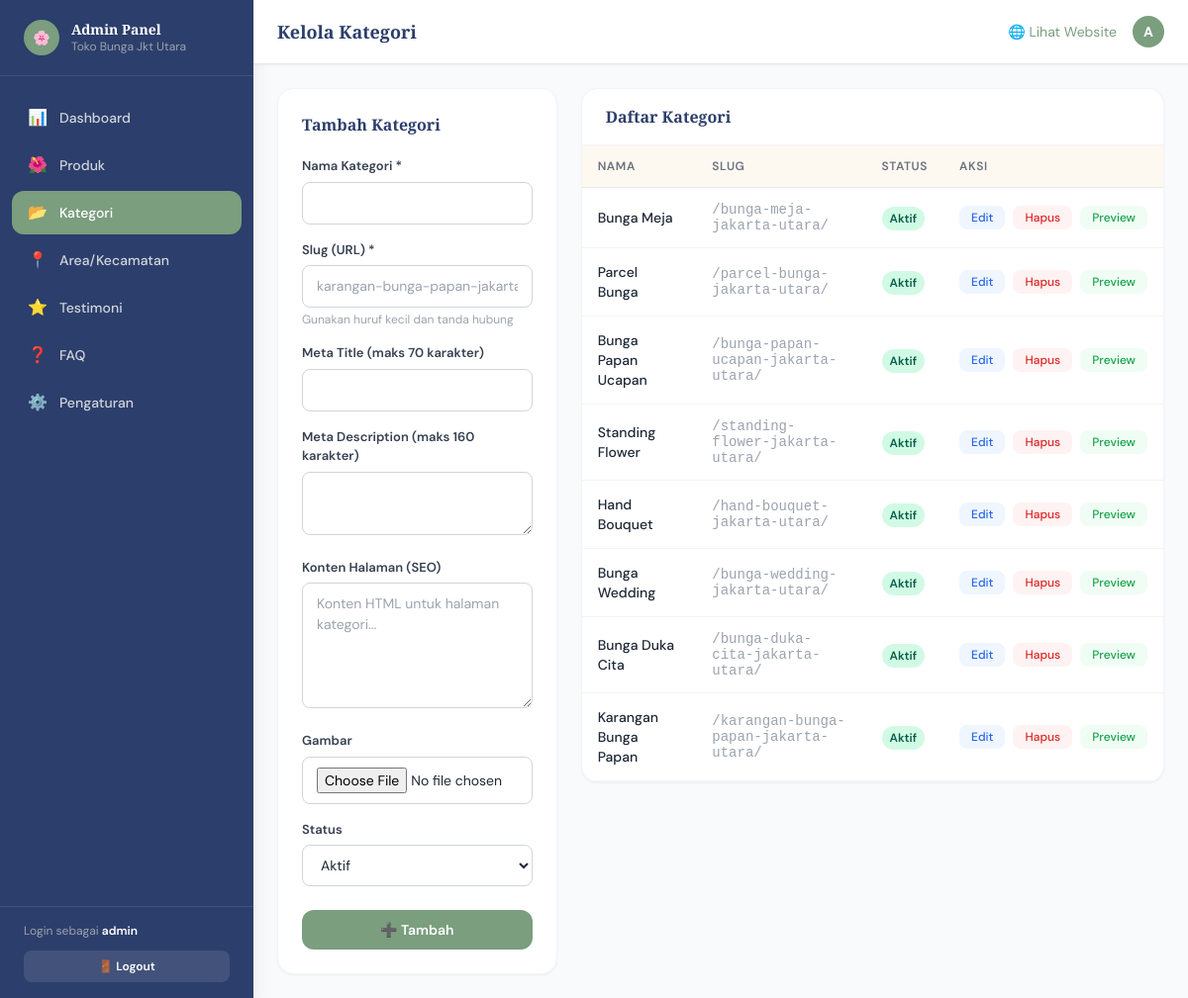
The page /admin/?page=categories (signed in) on the database its author committed.
### tables this page shows
CREATE TABLE `categories` (
  `id` int(11) NOT NULL AUTO_INCREMENT,
  `name` varchar(100) NOT NULL,
  `slug` varchar(150) NOT NULL,
  `image` varchar(255) DEFAULT NULL,
  `icon` varchar(100) DEFAULT NULL,
  `meta_title` varchar(70) DEFAULT NULL,
  `meta_description` varchar(160) DEFAULT NULL,
  `content` longtext DEFAULT NULL,
  `status` enum('active','inactive') DEFAULT 'active',
  `created_at` timestamp NOT NULL DEFAULT current_timestamp(),
  PRIMARY KEY (`id`),
  UNIQUE KEY `slug` (`slug`)
);

### admin/includes/auth.php (called while the page is built, shortened)
<?php
require_once(__DIR__ . '/../../includes/config.php');
function adminUser(): string {
    return $_SESSION['admin_user'] ?? 'Admin';
}

### includes/config.php (called while the page is built, shortened)
<?php
function db(): PDO {
    static $pdo = null;
    if ($pdo === null) {
        $dsn = "mysql:host=" . DB_HOST . ";dbname=" . DB_NAME . ";charset=" . DB_CHARSET;
        try {
            $pdo = new PDO($dsn, DB_USER, DB_PASS, [
                PDO::ATTR_ERRMODE            => PDO::ERRMODE_EXCEPTION,
                PDO::ATTR_DEFAULT_FETCH_MODE => PDO::FETCH_ASSOC,
                PDO::ATTR_EMULATE_PREPARES   => false,
            ]);
        } catch (PDOException $e) {
            die('<div style="font-family:sans-serif;padding:20px;background:#fee;border:1px solid #f00;border-radius:8px;margin:20px;">
                <strong>Database Error:</strong> ' . htmlspecialchars($e->getMessage()) . '
                </div>');
        }
    }
    return $pdo;
}
function e(string $str): string {
    return htmlspecialchars($str, ENT_QUOTES, 'UTF-8');
}

### admin/pages/categories.php (the view, shortened to what this page needs)
<?php
$page_title   = 'Kelola Kategori';
$current_page = 'categories';
$edit   = null;
$rows = db()->query("SELECT * FROM categories ORDER BY id DESC")->fetchAll();
require __DIR__ . '/../includes/header.php';
?>
<div class="grid lg:grid-cols-3 gap-6">
  <div class="lg:col-span-1">
    <div class="bg-white rounded-2xl p-6 border border-gray-100 shadow-sm sticky top-20">
      <h2 class="font-serif font-semibold text-navy text-base mb-5"><?= $edit ? 'Edit Kategori' : 'Tambah Kategori' ?></h2>
      <form method="POST" enctype="multipart/form-data" class="space-y-4">
        <div><label class="form-label">Nama Kategori *</label><input type="text" name="name" required class="form-input" value="<?= e($edit['name'] ?? '') ?>"></div>
        <div>
          <label class="form-label">Slug (URL) *</label>
          <input type="text" name="slug" required class="form-input" value="<?= e($edit['slug'] ?? '') ?>" placeholder="karangan-bunga-papan-jakarta-utara">
          <p class="text-xs text-gray-400 mt-1">Gunakan huruf kecil dan tanda hubung</p>
        </div>
        <div><label class="form-label">Meta Title (maks 70 karakter)</label><input type="text" name="meta_title" maxlength="70" class="form-input" value="<?= e($edit['meta_title'] ?? '') ?>"></div>
        <div><label class="form-label">Meta Description (maks 160 karakter)</label><textarea name="meta_description" rows="2" maxlength="160" class="form-textarea"><?= e($edit['meta_description'] ?? '') ?></textarea></div>
        <div><label class="form-label">Konten Halaman (SEO)</label><textarea name="content" rows="5" class="form-textarea" placeholder="Konten HTML untuk halaman kategori..."><?= htmlspecialchars($edit['content'] ?? '') ?></textarea></div>
        <div>
          <label class="form-label">Gambar</label>
          <input type="file" name="image" accept="image/*" class="form-input text-sm">
        </div>
        <div>
          <label class="form-label">Status</label>
          <select name="status" class="form-select">
            <option value="active"   <?= ($edit['status'] ?? 'active') === 'active'   ? 'selected' : '' ?>>Aktif</option>
          </select>
        </div>
        <div class="flex gap-3 pt-2">
          <button type="submit" class="flex-1 bg-sage hover:bg-sage-dark text-white font-semibold py-2.5 rounded-xl transition text-sm"><?= $edit ? '💾 Simpan' : '➕ Tambah' ?></button>
        </div>
      </form>
    </div>
  </div>
  <div class="lg:col-span-2">
    <div class="bg-white rounded-2xl border border-gray-100 shadow-sm overflow-hidden">
      <div class="px-6 py-4 border-b border-gray-100"><h2 class="font-serif font-semibold text-navy text-base">Daftar Kategori</h2></div>
      <table class="w-full data-table">
        <thead><tr><th>Nama</th><th>Slug</th><th>Status</th><th>Aksi</th></tr></thead>
        <tbody>
          <?php foreach ($rows as $r): ?>
          <tr>
            <td class="font-medium text-sm"><?= e($r['name']) ?></td>
            <td class="text-xs text-gray-400 font-mono">/<?= e($r['slug']) ?>/</td>
            <td><span class="px-2 py-1 rounded-full text-xs font-semibold <?= $r['status']==='active' ? 'badge-active' : 'badge-inactive' ?>"><?= $r['status'] === 'active' ? 'Aktif' : 'Nonaktif' ?></span></td>
            <td>
              <div class="flex gap-2">
                <a href="?page=categories&action=edit&id=<?= $r['id'] ?>" class="text-xs bg-blue-50 text-blue-600 hover:bg-blue-100 px-3 py-1 rounded-lg font-medium transition">Edit</a>
                <a href="?page=categories&action=delete&id=<?= $r['id'] ?>" onclick="return confirm('Hapus kategori ini?')" class="text-xs bg-red-50 text-red-600 hover:bg-red-100 px-3 py-1 rounded-lg font-medium transition">Hapus</a>
                <a href="<?= BASE_URL ?>/<?= e($r['slug']) ?>/" target="_blank" class="text-xs bg-green-50 text-green-600 hover:bg-green-100 px-3 py-1 rounded-lg font-medium transition">Preview</a>
              </div>
            </td>
          </tr>
          <?php endforeach; ?>
        </tbody>
      </table>
    </div>
  </div>
</div>
<?php require __DIR__ . '/../includes/footer.php'; ?>

### admin/index.php (shortened to what this page needs)
<?php
require_once __DIR__ . '/includes/auth.php';
    ?>
    <?php
$page = $_GET['page'] ?? '';
switch ($page) {
    case 'categories':   require __DIR__ . '/pages/categories.php';   break;
}

### admin/includes/header.php (shortened to what this page needs)
<?php
$page_title = $page_title ?? 'Dashboard';
$admin_user = adminUser();
?>
<!DOCTYPE html>
<html lang="id">
<head>
<script src="https://cdn.tailwindcss.com"></script>
<link rel="stylesheet" href="<?= BASE_URL ?>/assets/css/style.css">
</head>
<body class="font-sans bg-gray-50 text-gray-800">
<div class="flex min-h-screen">
  <aside class="w-64 bg-navy text-white flex flex-col flex-shrink-0 shadow-xl" id="sidebar">
    <div class="px-6 py-5 border-b border-white/10">
      <div class="flex items-center gap-3">
        <div class="w-9 h-9 bg-sage rounded-full flex items-center justify-center text-sm">🌸</div>
        <div>
          <div class="font-serif font-semibold text-sm leading-tight">Admin Panel</div>
          <div class="text-xs text-gray-400">Toko Bunga Jkt Utara</div>
        </div>
      </div>
    </div>
    <nav class="flex-1 px-3 py-5 space-y-1 overflow-y-auto">
      <?php
      $nav_items = [
        ['url' => '',             'icon' => '📊', 'label' => 'Dashboard'],
        ['url' => 'products',     'icon' => '🌺', 'label' => 'Produk'],
        ['url' => 'categories',   'icon' => '📂', 'label' => 'Kategori'],
        ['url' => 'locations',    'icon' => '📍', 'label' => 'Area/Kecamatan'],
        ['url' => 'testimonials', 'icon' => '⭐', 'label' => 'Testimoni'],
        ['url' => 'faqs',         'icon' => '❓', 'label' => 'FAQ'],
        ['url' => 'settings',     'icon' => '⚙️', 'label' => 'Pengaturan'],
      ];
      $current_page = $current_page ?? '';
      foreach ($nav_items as $item):
        $isActive = ($current_page === $item['url']) ? 'bg-sage text-white' : 'text-gray-300 hover:bg-white/10 hover:text-white';
      ?>
      <a href="<?= BASE_URL ?>/admin/<?= $item['url'] ? '?page=' . $item['url'] : '' ?>"
         class="flex items-center gap-3 px-4 py-2.5 rounded-xl text-sm font-medium transition <?= $isActive ?>">
        <span class="text-base"><?= $item['icon'] ?></span>
        <?= $item['label'] ?>
      </a>
      <?php endforeach; ?>
    </nav>
    <div class="px-6 py-4 border-t border-white/10">
      <div class="text-xs text-gray-400 mb-3">Login sebagai <span class="text-white font-semibold"><?= e($admin_user) ?></span></div>
      <a href="<?= BASE_URL ?>/admin/?logout=1" class="block w-full text-center bg-white/10 hover:bg-white/20 text-white text-xs font-semibold py-2 rounded-lg transition">
        🚪 Logout
      </a>
    </div>
  </aside>
  <main class="flex-1 flex flex-col min-w-0">
    <header class="bg-white border-b border-gray-200 px-6 py-4 flex items-center justify-between sticky top-0 z-10 shadow-sm">
      <h1 class="font-serif text-lg font-semibold text-navy"><?= e($page_title) ?></h1>
      <div class="flex items-center gap-4">
        <a href="<?= BASE_URL ?>/" target="_blank" class="text-sm text-sage hover:underline flex items-center gap-1">
          🌐 Lihat Website
        </a>
        <div class="w-8 h-8 bg-sage rounded-full flex items-center justify-center text-white text-sm font-bold">
          <?= strtoupper(substr($admin_user, 0, 1)) ?>
        </div>
      </div>
    </header>
    <div class="flex-1 p-6 overflow-y-auto">

### admin/includes/footer.php (shortened to what this page needs)
    </div>
  </main>
</div>
</body>
</html>

### assets/css/style.css (style rules this page uses)
*, *::before, *::after { box-sizing: border-box; }
html { scroll-behavior: smooth; }
body { font-family: 'DM Sans', sans-serif; background-color: #FDF8F0; color: #374151; }
h1, h2, h3, .font-serif { font-family: 'Playfair Display', Georgia, serif; }
.data-table th { background-color: #FDF8F0; font-weight: 600; text-align: left; padding: 0.75rem 1rem; font-size: 0.75rem; text-transform: uppercase; letter-spacing: 0.05em; color: #6B7280; border-bottom: 1px solid #E5E7EB; }
.data-table td { padding: 0.875rem 1rem; border-bottom: 1px solid #F3F4F6; font-size: 0.875rem; }
.badge-active { background:#D1FAE5; color:#065F46; }
.form-input, .form-select, .form-textarea { width: 100%; padding: 0.625rem 0.875rem; border: 1px solid #D1D5DB; border-radius: 0.5rem; font-size: 0.875rem; outline: none; transition: border-color 0.15s, box-shadow 0.15s; background: white; }
.form-label { display: block; font-size: 0.8125rem; font-weight: 600; color: #374151; margin-bottom: 0.375rem; }

### rows shown on the page
categories: name "Bunga Meja", slug "bunga-meja-jakarta-utara", status "Aktif"
categories: name "Parcel Bunga", slug "parcel-bunga-jakarta-utara", status "Aktif"
categories: name "Bunga Papan Ucapan", slug "bunga-papan-ucapan-jakarta-utara", status "Aktif"
categories: name "Standing Flower", slug "standing-flower-jakarta-utara", status "Aktif"
categories: name "Hand Bouquet", slug "hand-bouquet-jakarta-utara", status "Aktif"
categories: name "Bunga Wedding", slug "bunga-wedding-jakarta-utara", status "Aktif"
categories: name "Bunga Duka Cita", slug "bunga-duka-cita-jakarta-utara", status "Aktif"
categories: name "Karangan Bunga Papan", slug "karangan-bunga-papan-jakarta-utara", status "Aktif"

### other values the page prints
$item['icon'] "📊"
$item['label'] "Dashboard"
$item['icon'] "🌺"
$item['label'] "Produk"
$item['icon'] "📂"
$item['label'] "Kategori"
$item['icon'] "📍"
$item['label'] "Area/Kecamatan"
$item['icon'] "⭐"
$item['label'] "Testimoni"
$item['icon'] "❓"
$item['label'] "FAQ"
$item['icon'] "⚙️"
$item['label'] "Pengaturan"
$admin_user "admin"
